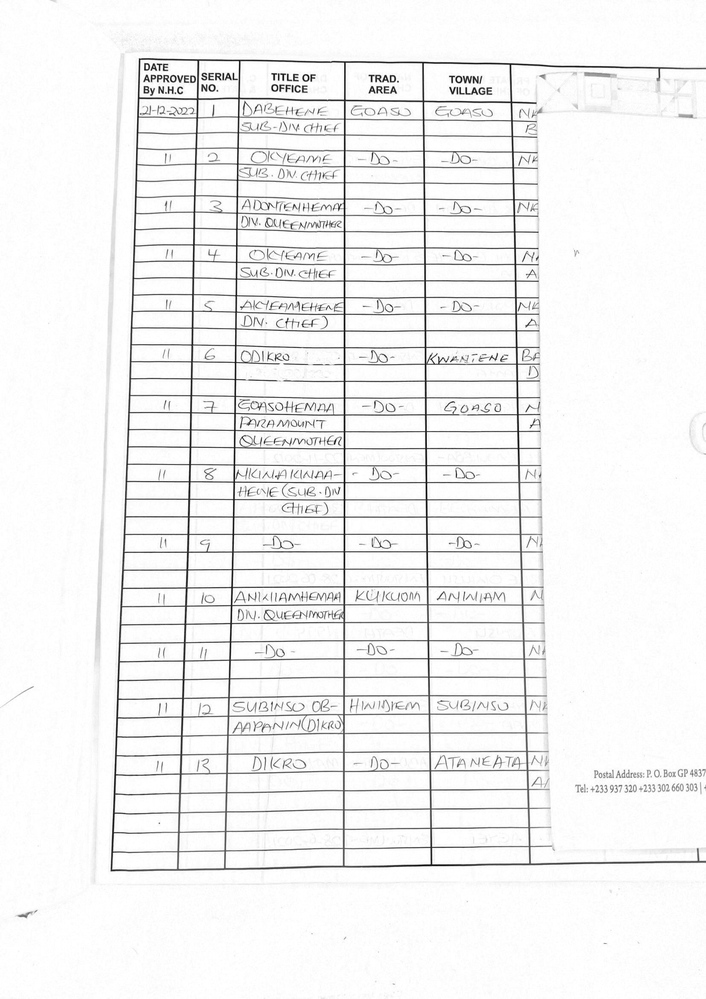
#> input picture matt-crop-attempt/page_02.png, 706 x 999 px, shrunk from 1654 x 2340 before the run
$ python crop-matt-attempt.py
#> lines starting #> are read from the running program, lines starting #| are printed output that depends on the picture
#> further down, image is the input picture: shape (999, 706, 3); min 0, max 255, mean 242
import cv2
import numpy as np
import os

BLACK_THRESHOLD = 100
WHITE_THRESHOLD = 150
DELTA = 6

# Determines whether a row in the image has both black and white pixels
def row_both_white_black(row, img):
    num_col = img.shape[1]
    found_black = False
    found_white = False
    for c in range(num_col):
        if img[row,c,0] <= BLACK_THRESHOLD:
            found_black = True
        if img[row,c,0] >= WHITE_THRESHOLD:
            found_white = True
        if found_black and found_white:
            return True

    #If it makes it through the loop without finding white and black
    # Then return False
    return False

# Finds the first column number where there is Black in the given Row
#   ... starts looking at column number start_col
def find_black_col(row, start_col, img):
    num_col = img.shape[1]
    for c in range(start_col, num_col):
        if img[row,c,0] <= BLACK_THRESHOLD:
            return c
    # If you don't find a suitable column, return -1 as a signal
    return -1

# Returns True if there is white on both sides of a given Black column
#   ... in a particular row
# This is used to detect a vertical black line
def white_both_side(row, col, img):
    found_white_left_side = False
    found_white_right_side = False
    for delta in range(-6, 6):
        if img[row, col + delta, 0] >= WHITE_THRESHOLD:
            if delta < 0:
                found_white_left_side = True
            if delta > 0:
                found_white_right_side = True
    if found_white_left_side and found_white_right_side:
        return True
    else:
        return False

# Tries to find a black box in the image for cropping
#  ... Starts looking at start_row, start_col
#  ... Searches down and right from the starting position
# Returns the subset of the image that contains the box
def find_box(start_row, start_col, img):

#> called with start_row = 500, start_col = 500
    num_row = image.shape[0]
#> num_row = 999
    num_col = image.shape[1]
#> num_col = 706

    ### Let's find the upper-left corner of a box of text

    upper_left_r = start_row
    upper_left_c = start_col

    for r in range(start_row,num_row):
        if row_both_white_black(r, image):
            c = find_black_col(r, start_col,image)
            if white_both_side(r, c, image):
                print(f"Found Upper-Left -- Row: {r}, Col: {c}")
                upper_left_r = r
                upper_left_c = c
                break
#> this loop made 1 pass
#> (c, upper_left_c) on pass 1: (519, 519)
#| Found Upper-Left -- Row: 500, Col: 519


    ### Now Let's find the lower right corner

    new_row = upper_left_r + DELTA
#> new_row = 506

    found_right_side_of_box = False
    new_col = upper_left_c + DELTA - 1
#> new_col = 524

    while not found_right_side_of_box:
        new_col = find_black_col(new_row, new_col, image)
        if white_both_side(new_row, new_col, image):
            found_right_side_of_box = True
#> this loop made 1 pass
#> new_col on pass 1: -1


    # Go down the image until you find a solid black horizontal line
    while white_both_side(new_row, new_col, image):
        new_row = new_row + 1
#> after the loop, new_row = 861

    lower_right_r = new_row
#> lower_right_r = 861
    lower_right_c = new_col
#> lower_right_c = -1


    cropped_img = image[upper_left_r : lower_right_r, upper_left_c : lower_right_c, :]
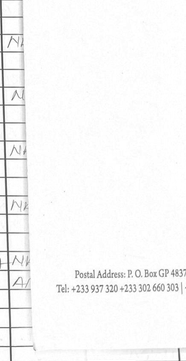
#> cropped_img: shape (361, 186, 3); min 64, max 255, mean 248
    print(f"Shape of Cropped Image: {cropped_img.shape}")
#| Shape of Cropped Image: (361, 186, 3)
    return cropped_img

###################################
## START OF MAIN PROGRAM
###################################


img_file = "page_02.png"

image = cv2.imread(img_file)

# Printing an RGB value just as a sanity check
#print(image[1,1,:])

cropped_img = find_box(500,500,image)

save_file_name = "test_crop.png"
cv2.imwrite(save_file_name, cropped_img)
print(f"  Done saving cropped image to: {save_file_name}")
